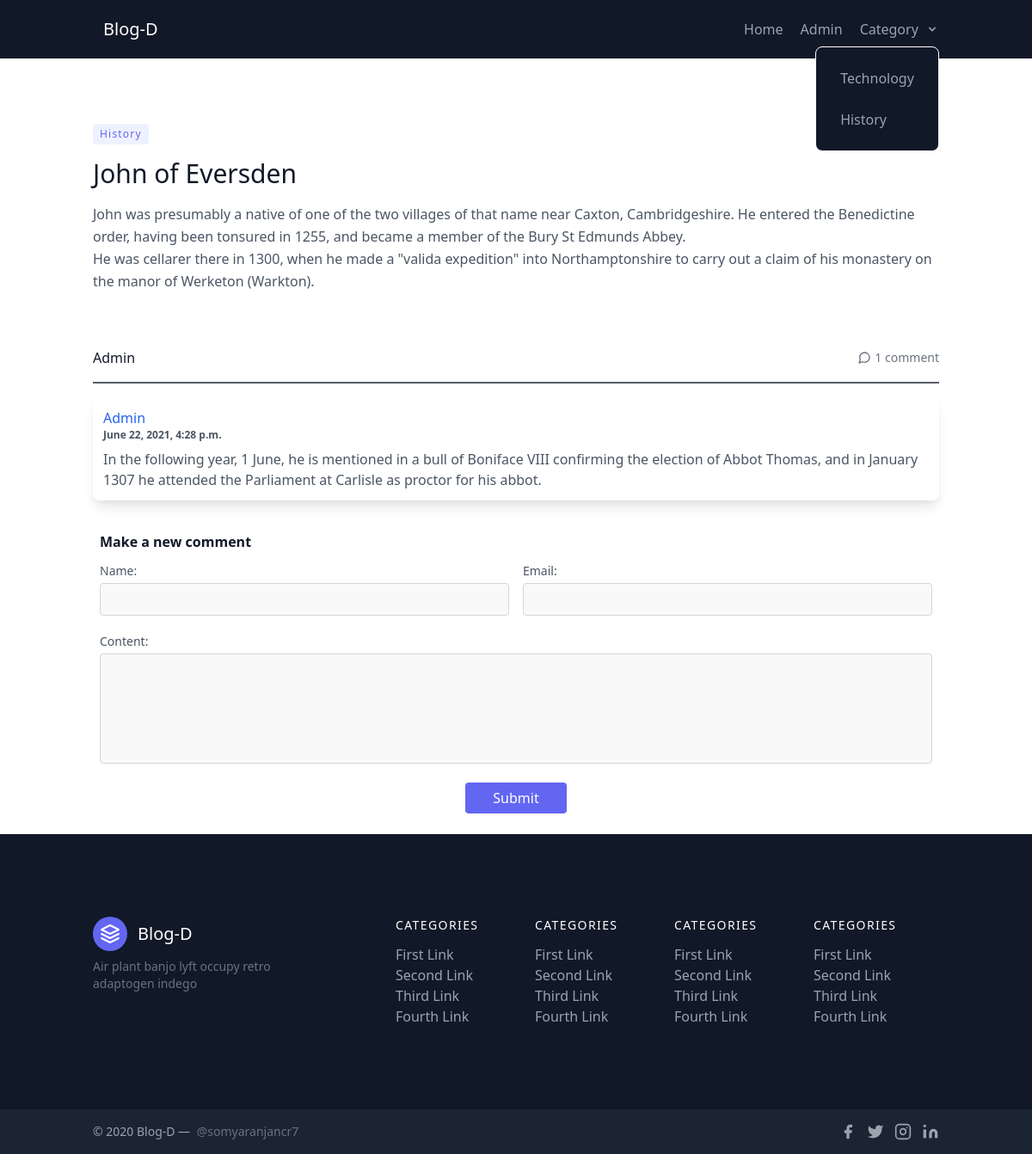
Screenshot of /john-eversden/ with the database file from the repository.
### blog/models.py (models this page shows, shortened)
class Category(models.Model):
    name = models.CharField(max_length=100)
    status = models.BooleanField(default=True)
    def __str__(self):
        return self.name

class Post(models.Model):
    class NewManager(models.Manager):
        def get_queryset(self):
            return super().get_queryset() .filter(status = 'published')
    options = (
        ('draft', 'Draft'),
        ('published', 'Published'),
    )
    title = models.CharField(max_length=250)
    slug =  models.SlugField(max_length=250, unique_for_date='publish')
    publish = models.DateTimeField(default=timezone.now)
    author = models.ForeignKey(User, on_delete=models.CASCADE, related_name='blog_posts')
    category = models.ForeignKey(Category, on_delete=models.PROTECT, default=1, related_name='blog_category')
    content = models.TextField()
    image = models.ImageField(upload_to=user_directory_path, default='posts/default.jpg')
    status = models.CharField(max_length=10, choices=options, default='published')
    objects = models.Manager() # default manager
    newManager = NewManager() # custom manager to show published blogs only
    class Meta:
        ordering = ('-publish',)

class Comment(MPTTModel):
    post = models.ForeignKey(Post, on_delete=models.CASCADE, related_name="comments")
    parent = TreeForeignKey('self', on_delete=models.CASCADE, null=True, blank=True, related_name='children')
    name = models.CharField(max_length=50)
    email = models.EmailField()
    content = models.TextField()
    publish = models.DateTimeField(auto_now_add=True)
    status = models.BooleanField(default=True)
    class MPTTMeta:
        order_insertion_by = ["publish"]

### blog/views.py (the view)
# urls.py: path('<slug:post>/', views.post, name='post'),
def post(request, post):
    post = get_object_or_404(Post, slug=post, status='published')
    comments = post.comments.filter(status=True)
    user_comment = None
    if request.method == 'POST':
        comment_form = NewCommentForm(request.POST)
        if comment_form.is_valid():
            user_comment = comment_form.save(commit=False) # not commiting post to db
            user_comment.post = post                       # getting the post details
            user_comment.save()                            # then saving it to db
            return HttpResponseRedirect('/' + post.slug)
    else:
        comment_form = NewCommentForm()
    data = { 'post': post,
             'comments': comments,
             'comment': user_comment,
             'comment_form': comment_form
            }
    return render(request, 'post.html', data)

### blog/views.py (called while the page is built)
def category_list(request):
    category_list = Category.objects.exclude(name='default')
    context = {
        "category_list" : category_list,
    }
    return context

### blog/templates/post.html (shortened to what this page needs)
{% extends "base.html" %}
{% block content %}
<section class="text-gray-600 body-font overflow-hidden">
  <div class="container px-5 pt-52 md:pt-48 pb-16 mx-auto">
    <div class="flex flex-wrap -m-12">
      <div class="px-12 w-full flex flex-col items-start">
        <span
          class="inline-block py-1 px-2 rounded bg-indigo-50 text-indigo-500 text-xs font-medium tracking-widest">{{post.category|title}}</span>
        <h2 class="sm:text-3xl text-2xl title-font font-medium text-gray-900 mt-4 mb-4">{{post.title}}</h2>
        <p class="leading-relaxed mb-8">{{post.content|safe}}</p>
        <div class="flex items-center flex-wrap py-4 my-4 border-b-2 border-gray-800 border-opacity-75 w-full">
          <a class="inline-flex items-center">
            <span class="flex-grow flex flex-col">
              <span class="title-font font-medium text-gray-900">{{post.author}}</span>
            </span>
          </a>
          <a href="#comment" class="text-gray-500 inline-flex items-center ml-auto leading-none text-sm">
            {% with comments.count as totol_comment %}
            {{ totol_comment }} comment{{ total_comments|pluralize }}
            {% endwith %}
          </a>
        </div>
      </div>
<section class="rounded-b-lg w-full px-12">
    {% for comment in comments %}
    <div class="bg-white rounded-lg p-3  flex flex-col items-start shadow-lg mb-4">
      <div class="mr-2">
          <h3 class="text-blue-600 font-medium text-md text-left">{{ comment.name }}</h3>
          <p class="font-semibold text-xs">{{ comment.publish }}</p>
      </div>
      <div class="mt-2">
        <p style="width: 90%" class="text-gray-600 text-md text-left">
          {{ comment.content|linebreaks }}
        </p>
      </div>
    </div>
    {% endfor %}
</section>
<section id="comment" class="w-full mt-5">
    <h2 class="pl-14 text-gray-900 te xt-xl title-font font-semibold subpixel-antialiased">Make a new comment</h2>
    <form method="POST">
      <div class="px-12 w-full flex flex-wrap">
        <div class="p-2 w-1/2">
          <div class="relative">
            <label for="name" class="leading-7 text-sm text-gray-600">{{ comment_form.name.label_tag }}</label>
            {{ comment_form.name }}
          </div>
        </div>
        <div class="p-2 w-1/2">
          <div class="relative">
            <label for="email" class="leading-7 text-sm text-gray-600">{{ comment_form.email.label_tag }}</label>
            {{ comment_form.email }}
          </div>
        </div>
        <div class="p-2 w-full">
          <div class="relative">
            <label for="message" class="leading-7 text-sm text-gray-600">{{ comment_form.content.label_tag }}</label>
            {{ comment_form.content }}
          </div>
        </div>
        <div class="p-2 w-full">
          <button type="submit"
            class="flex mx-auto text-white bg-indigo-500 border-0 py-1.5 px-8 focus:outline-none hover:bg-indigo-600 rounded text-base">Submit</button>
        </div>
      </div>
    </form>
</section>
    </div>
  </div>
</section>
{% endblock %}

### blog/templates/base.html (shortened to what this page needs)
<!DOCTYPE html>
<html lang="en">
<head>
    <link href="https://unpkg.com/tailwindcss@^2/dist/tailwind.min.css" rel="stylesheet">
</head>
<body>
    <header class="text-gray-400 bg-gray-900 body-font fixed w-full z-50">
        <div class="container mx-auto flex flex-wrap p-5 flex-col md:flex-row items-center">
          <a class="flex title-font font-medium items-center text-white mb-4 md:mb-0">
            <span class="ml-3 text-xl">Blog-D</span>
          </a>
          <nav class="md:ml-auto flex flex-wrap items-center text-base justify-center">
            <a class="mr-5 hover:text-white" href="/">Home</a>
            <a class="mr-5 hover:text-white" href="/admin">Admin</a>
            <div @click.away="open = false" class="relative" x-data="{ open: false }">
              <button @click="open = !open" class="hover:text-white focus:text-white focus:outline-none">
                <span>Category</span>
              </button>
              <div x-show="open" x-transition:enter="transition ease-out duration-100" x-transition:enter-start="transform opacity-0 scale-95" x-transition:enter-end="transform opacity-100 scale-100" x-transition:leave="transition ease-in duration-75" x-transition:leave-start="transform opacity-100 scale-100" x-transition:leave-end="transform opacity-0 scale-95"
              class="absolute right-0 w-36 mt-2 origin-top-right z-50">
                <div class="flex justify-center bg-gray-900 rounded-lg border border-white">
                  <div>
                    {% for category in category_list %}
                    <a class="p-0.5 focus:outline-none text-gray-400 hover:text-white" href="/category/{{category.name}}">
                      <p class="font-light">{{category.name|title}}</p>
                    </a>
                    {% endfor %}
                  </div>
                </div>
              </div>
            </div>
          </nav>
        </div>
      </header>
      {% block content %}
      {% endblock%}
    <footer class="text-gray-400 bg-gray-900 body-font">
        <div class="container px-5 py-24 mx-auto flex md:items-center lg:items-start md:flex-row md:flex-nowrap flex-wrap flex-col">
          <div class="w-64 flex-shrink-0 md:mx-0 mx-auto text-center md:text-left">
            <a class="flex title-font font-medium items-center md:justify-start justify-center text-white">
              <svg xmlns="http://www.w3.org/2000/svg" fill="none" stroke="currentColor" stroke-linecap="round" stroke-linejoin="round" stroke-width="2" class="w-10 h-10 text-white p-2 bg-indigo-500 rounded-full" viewBox="0 0 24 24">
                <path d="M12 2L2 7l10 5 10-5-10-5zM2 17l10 5 10-5M2 12l10 5 10-5"></path>
              </svg>
              <span class="ml-3 text-xl">Blog-D</span>
            </a>
            <p class="mt-2 text-sm text-gray-500">Air plant banjo lyft occupy retro adaptogen indego</p>
          </div>
          <div class="flex-grow flex flex-wrap md:pl-20 -mb-10 md:mt-0 mt-10 md:text-left text-center">
            <div class="lg:w-1/4 md:w-1/2 w-full px-4">
              <h2 class="title-font font-medium text-white tracking-widest text-sm mb-3">CATEGORIES</h2>
              <nav class="list-none mb-10">
                <li>
                  <a class="text-gray-400 hover:text-white">First Link</a>
                </li>
                <li>
                  <a class="text-gray-400 hover:text-white">Second Link</a>
                </li>
                <li>
                  <a class="text-gray-400 hover:text-white">Third Link</a>
                </li>
                <li>
                  <a class="text-gray-400 hover:text-white">Fourth Link</a>
                </li>
              </nav>
            </div>
            <div class="lg:w-1/4 md:w-1/2 w-full px-4">
              <h2 class="title-font font-medium text-white tracking-widest text-sm mb-3">CATEGORIES</h2>
              <nav class="list-none mb-10">
                <li>
                  <a class="text-gray-400 hover:text-white">First Link</a>
                </li>
                <li>
                  <a class="text-gray-400 hover:text-white">Second Link</a>
                </li>
                <li>
                  <a class="text-gray-400 hover:text-white">Third Link</a>
                </li>
                <li>
                  <a class="text-gray-400 hover:text-white">Fourth Link</a>
                </li>
              </nav>
            </div>
            <div class="lg:w-1/4 md:w-1/2 w-full px-4">
              <h2 class="title-font font-medium text-white tracking-widest text-sm mb-3">CATEGORIES</h2>
              <nav class="list-none mb-10">
                <li>
                  <a class="text-gray-400 hover:text-white">First Link</a>
                </li>
                <li>
                  <a class="text-gray-400 hover:text-white">Second Link</a>
                </li>
                <li>
                  <a class="text-gray-400 hover:text-white">Third Link</a>
                </li>
                <li>
                  <a class="text-gray-400 hover:text-white">Fourth Link</a>
                </li>
              </nav>
            </div>
            <div class="lg:w-1/4 md:w-1/2 w-full px-4">
              <h2 class="title-font font-medium text-white tracking-widest text-sm mb-3">CATEGORIES</h2>
              <nav class="list-none mb-10">
                <li>
                  <a class="text-gray-400 hover:text-white">First Link</a>
                </li>
                <li>
                  <a class="text-gray-400 hover:text-white">Second Link</a>
                </li>
                <li>
                  <a class="text-gray-400 hover:text-white">Third Link</a>
                </li>
                <li>
                  <a class="text-gray-400 hover:text-white">Fourth Link</a>
                </li>
              </nav>
            </div>
          </div>
        </div>
        <div class="bg-gray-800 bg-opacity-75">
          <div class="container mx-auto py-4 px-5 flex flex-wrap flex-col sm:flex-row">
            <p class="text-gray-400 text-sm text-center sm:text-left">© 2020 Blog-D —
              <a href="/" rel="noopener noreferrer" class="text-gray-500 ml-1" target="_blank">@somyaranjancr7</a>
            </p>
            <span class="inline-flex sm:ml-auto sm:mt-0 mt-2 justify-center sm:justify-start">
              <a class="text-gray-400">
                <svg fill="currentColor" stroke-linecap="round" stroke-linejoin="round" stroke-width="2" class="w-5 h-5" viewBox="0 0 24 24">
                  <path d="M18 2h-3a5 5 0 00-5 5v3H7v4h3v8h4v-8h3l1-4h-4V7a1 1 0 011-1h3z"></path>
                </svg>
              </a>
              <a class="ml-3 text-gray-400">
                <svg fill="currentColor" stroke-linecap="round" stroke-linejoin="round" stroke-width="2" class="w-5 h-5" viewBox="0 0 24 24">
                  <path d="M23 3a10.9 10.9 0 01-3.14 1.53 4.48 4.48 0 00-7.86 3v1A10.66 10.66 0 013 4s-4 9 5 13a11.64 11.64 0 01-7 2c9 5 20 0 20-11.5a4.5 4.5 0 00-.08-.83A7.72 7.72 0 0023 3z"></path>
                </svg>
              </a>
              <a class="ml-3 text-gray-400">
                <svg fill="none" stroke="currentColor" stroke-linecap="round" stroke-linejoin="round" stroke-width="2" class="w-5 h-5" viewBox="0 0 24 24">
                  <rect width="20" height="20" x="2" y="2" rx="5" ry="5"></rect>
                  <path d="M16 11.37A4 4 0 1112.63 8 4 4 0 0116 11.37zm1.5-4.87h.01"></path>
                </svg>
              </a>
              <a class="ml-3 text-gray-400">
                <svg fill="currentColor" stroke="currentColor" stroke-linecap="round" stroke-linejoin="round" stroke-width="0" class="w-5 h-5" viewBox="0 0 24 24">
                  <path stroke="none" d="M16 8a6 6 0 016 6v7h-4v-7a2 2 0 00-2-2 2 2 0 00-2 2v7h-4v-7a6 6 0 016-6zM2 9h4v12H2z"></path>
                  <circle cx="4" cy="4" r="2" stroke="none"></circle>
                </svg>
              </a>
            </span>
          </div>
        </div>
      </footer>
</body>
</html>

### rows the page displays
Category: name "Technology"
Category: name "History"
Post: category "History", title "John of Eversden", content "John was presumably a native of one of the two villages of that name near Caxton, Cambridgeshire. He entered the Benedictine order, having been tonsured in 1255, and became a member of the Bury St Edmunds Abbey. He was cellarer there in 1300, when he made a \"valida expedition\" into Northamptonshire to carry out a claim of his monastery on the manor of Werketon (Warkton).", author "Admin"
Comment: name "Admin", publish "June 22, 2021, 4:28 p.m.", content "In the following year, 1 June, he is mentioned in a bull of Boniface VIII confirming the election of Abbot Thomas, and in January 1307 he attended the Parliament at Carlisle as proctor for his abbot."

### other values shown
{{ totol_comment }} "1"
{{ comment_form.name.label_tag }} "Name:"
{{ comment_form.email.label_tag }} "Email:"
{{ comment_form.content.label_tag }} "Content:"
